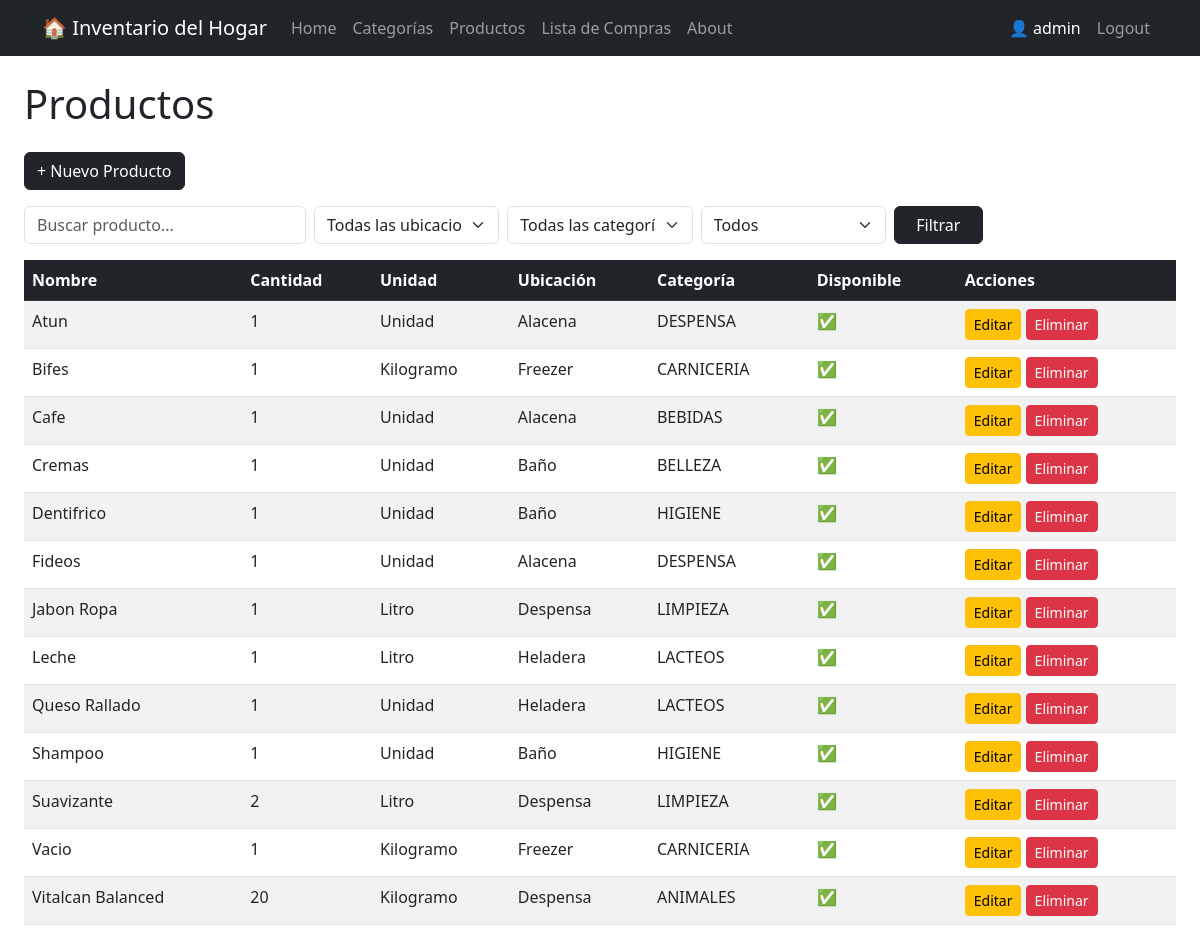
/productos/ (signed in), run on an earlier commit of the app's database.
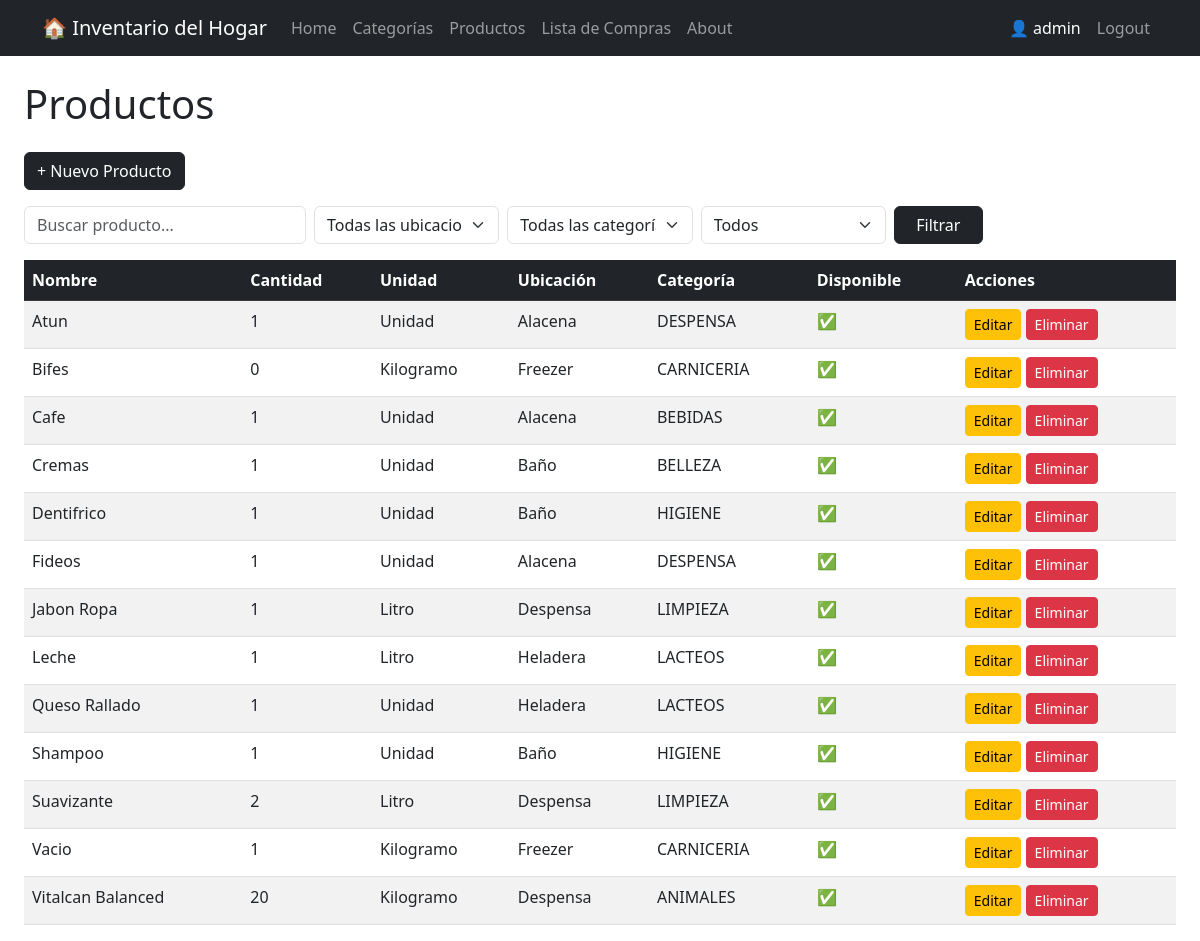
And on a later commit of the database.
### productos/models.py (models this page shows, shortened)
class Producto(models.Model):
    class UnidadMedida(models.TextChoices):
        KG = 'KG', 'Kilogramo'
        GR = 'GR', 'Gramo'
        LT = 'LT', 'Litro'
        ML = 'ML', 'Mililitro'
        UNIDAD = 'UNIDAD', 'Unidad'
    class Ubicacion(models.TextChoices):
        ALACENA = 'ALACENA', 'Alacena'
        HELADERA = 'HELADERA', 'Heladera'
        FREEZER = 'FREEZER', 'Freezer'
        DESPENSA = 'DESPENSA', 'Despensa'
        BAÑO="BAÑO" ,"Baño"
    nombre = models.CharField(max_length=100)
    descripcion = models.TextField(null=True, blank=True)
    cantidad = models.IntegerField()
    unidad_medida = models.CharField(max_length=10, choices=UnidadMedida.choices)
    stock_minimo = models.IntegerField()
    fecha_vencimiento = models.DateField(null=True, blank=True)
    categoria = models.ForeignKey(Categoria, on_delete=models.CASCADE)
    ubicacion = models.CharField(max_length=10, choices=Ubicacion.choices)
    disponible = models.BooleanField(default=True)

### categorias/models.py (models this page shows)
class Categoria(models.Model):
    nombre= models.CharField(max_length=20)
    descripcion= models.TextField(null=True , blank=True )
    def __str__(self):
        return f"{self.nombre.upper()}"

### productos/views.py (the view)
# urls.py: path('', views.lista_productos, name='lista'),
@login_required
def lista_productos(request):
    query = request.GET.get('q', '')
    ubicacion = request.GET.get('ubicacion', '')
    categoria = request.GET.get('categoria', '')
    disponible = request.GET.get('disponible', '')
    productos = Producto.objects.all().order_by(Lower('nombre'))
    if query:
        productos = productos.filter(nombre__icontains=query)
    if ubicacion:
        productos = productos.filter(ubicacion=ubicacion)
    if categoria:
        productos = productos.filter(categoria__id=categoria)
    if disponible:
        productos = productos.filter(disponible=disponible == 'True')
    from categorias.models import Categoria as Cat
    categorias = Cat.objects.all().order_by(Lower('nombre'))
    return render(request, 'productos/lista_productos.html', {
        'productos': productos,
        'query': query,
        'categorias': categorias,
        'ubicacion': ubicacion,
        'categoria': categoria,
        'disponible': disponible,
    })

### productos/templates/productos/lista_productos.html (shortened to what this page needs)
{% extends 'core/base.html' %}
{% block content %}
    <h1 class="mb-4">Productos</h1>
    <a href="{% url 'productos:crear' %}" class="btn btn-dark mb-3">+ Nuevo Producto</a>
    <form method="GET" class="row g-2 mb-3">
        <div class="col-md-3">
            <input type="text" name="q" class="form-control" placeholder="Buscar producto..." value="{{ query }}">
        </div>
        <div class="col-md-2">
            <select name="ubicacion" class="form-select">
                <option value="">Todas las ubicaciones</option>
            </select>
        </div>
        <div class="col-md-2">
            <select name="categoria" class="form-select">
                <option value="">Todas las categorías</option>
            </select>
        </div>
        <div class="col-md-2">
            <select name="disponible" class="form-select">
                <option value="">Todos</option>
            </select>
        </div>
        <div class="col-md-1">
            <button type="submit" class="btn btn-dark w-100">Filtrar</button>
        </div>
    </form>
    <table class="table table-striped table-hover">
        <thead class="table-dark">
            <tr>
                <th>Nombre</th>
                <th>Cantidad</th>
                <th>Unidad</th>
                <th>Ubicación</th>
                <th>Categoría</th>
                <th>Disponible</th>
                <th>Acciones</th>
            </tr>
        </thead>
        <tbody>
            {% for producto in productos %}
            <tr>
                <td>{{ producto.nombre }}</td>
                <td>{{ producto.cantidad }}</td>
                <td>{{ producto.get_unidad_medida_display }}</td>
                <td>{{ producto.get_ubicacion_display }}</td>
                <td>{{ producto.categoria }}</td>
                <td>{% if producto.disponible %}✅{% else %}❌{% endif %}</td>
                <td>
                    <a href="{% url 'productos:editar' producto.pk %}" class="btn btn-sm btn-warning">Editar</a>
                    <a href="{% url 'productos:eliminar' producto.pk %}" class="btn btn-sm btn-danger">Eliminar</a>
                </td>
            </tr>
            {% endfor %}
        </tbody>
    </table>
{% endblock %}

What changed in the data, as far as the page shows it:
changed Producto "Bifes": cantidad "1" → "0"
